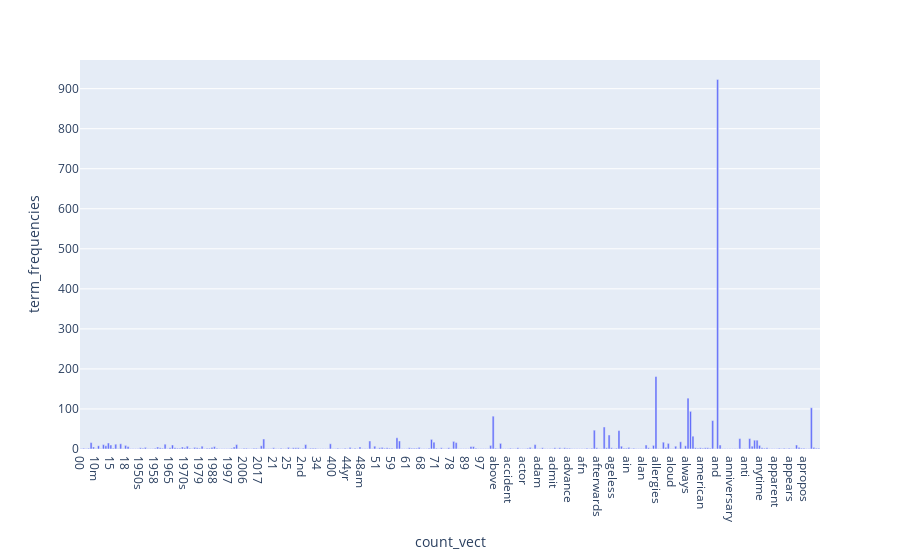
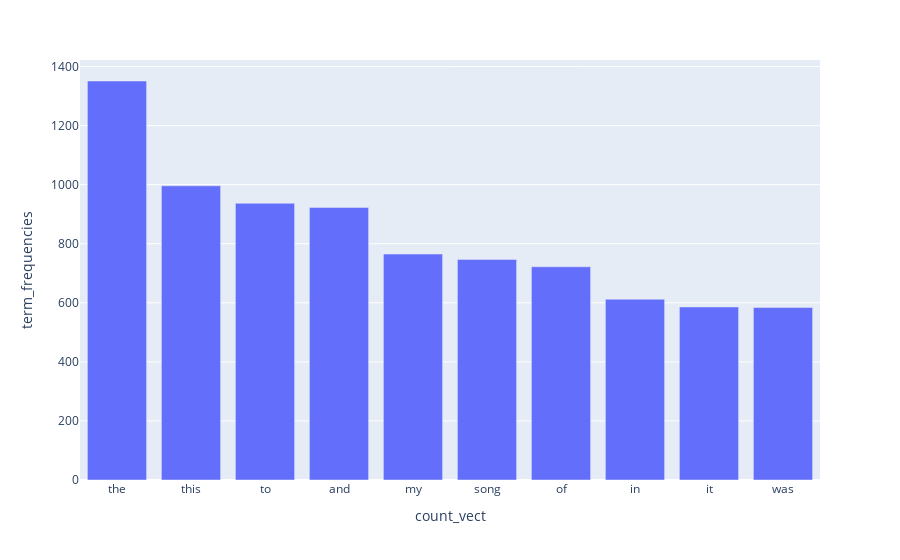

The notebook cell these images were saved under, in order:
### Code cell
# Attribute Transformation / Aggregation
import numpy as np
term_frequencies = []
for j in range(0,df_counts.shape[1]):
    term_frequencies.append(sum(df_counts[:,j].toarray()))
term_frequencies = np.asarray(df_counts.sum(axis=0))[0]

plt.subplots(figsize=(100, 10))
g = sns.barplot(x=count_vect.get_feature_names_out()[:300], 
            y=term_frequencies[:300])
g.set_xticklabels(count_vect.get_feature_names_out()[:300], rotation = 90)
plt.show()

import plotly.express as px
import pandas as pd
d = pd.DataFrame(dict(
    count_vect = count_vect.get_feature_names_out()[:300],
    term_frequencies = term_frequencies[:300]))

fig = px.bar(d, x = 'count_vect', y = 'term_frequencies')
fig.show()

x=[];y=[]
for i in range(term_frequencies.shape[0]):
    if term_frequencies[i]>500:
       x=np.concatenate([x,count_vect.get_feature_names_out()[i:i+1]])
       y=np.concatenate([y,term_frequencies[i:i+1]])
d = pd.DataFrame(dict(
    count_vect = x,
    term_frequencies = y))
fig = px.bar(d, x = 'count_vect', y = 'term_frequencies')
fig.update_xaxes(categoryorder='total descending')
fig.show()

### Figure 1 — Plotly figure (JSON) as saved in the notebook; plotly's stock layout.template omitted (floating-point values rounded to 4 significant figures; data arrays with more than 128 entries replaced by an {"elided": "..."} marker saying what was removed)
{"data": [{"alignmentgroup": "True", "hovertemplate": "count_vect=%{x}<br>term_frequencies=%{y}<extra></extra>", "legendgroup": "", "marker": {"color": "#636efa", "pattern": {"shape": ""}}, "name": "", "offsetgroup": "", "orientation": "v", "showlegend": false, "textposition": "auto", "type": "bar", "x": {"elided": "300 str values"}, "xaxis": "x", "y": {"elided": "300 int values"}, "yaxis": "y"}], "layout": {"barmode": "relative", "legend": {"tracegroupgap": 0}, "margin": {"t": 60}, "xaxis": {"anchor": "y", "domain": [0, 1], "title": {"text": "count_vect"}}, "yaxis": {"anchor": "x", "domain": [0, 1], "title": {"text": "term_frequencies"}}}}

### Figure 2 — Plotly figure (JSON) as saved in the notebook; plotly's stock layout.template omitted (floating-point values rounded to 4 significant figures)
{"data": [{"alignmentgroup": "True", "hovertemplate": "count_vect=%{x}<br>term_frequencies=%{y}<extra></extra>", "legendgroup": "", "marker": {"color": "#636efa", "pattern": {"shape": ""}}, "name": "", "offsetgroup": "", "orientation": "v", "showlegend": false, "textposition": "auto", "type": "bar", "x": ["and", "in", "it", "my", "of", "song", "the", "this", "to", "was"], "xaxis": "x", "y": [923, 612, 586, 765, 722, 747, 1351, 996, 937, 584], "yaxis": "y"}], "layout": {"barmode": "relative", "legend": {"tracegroupgap": 0}, "margin": {"t": 60}, "xaxis": {"anchor": "y", "categoryorder": "total descending", "domain": [0, 1], "title": {"text": "count_vect"}}, "yaxis": {"anchor": "x", "domain": [0, 1], "title": {"text": "term_frequencies"}}}}
